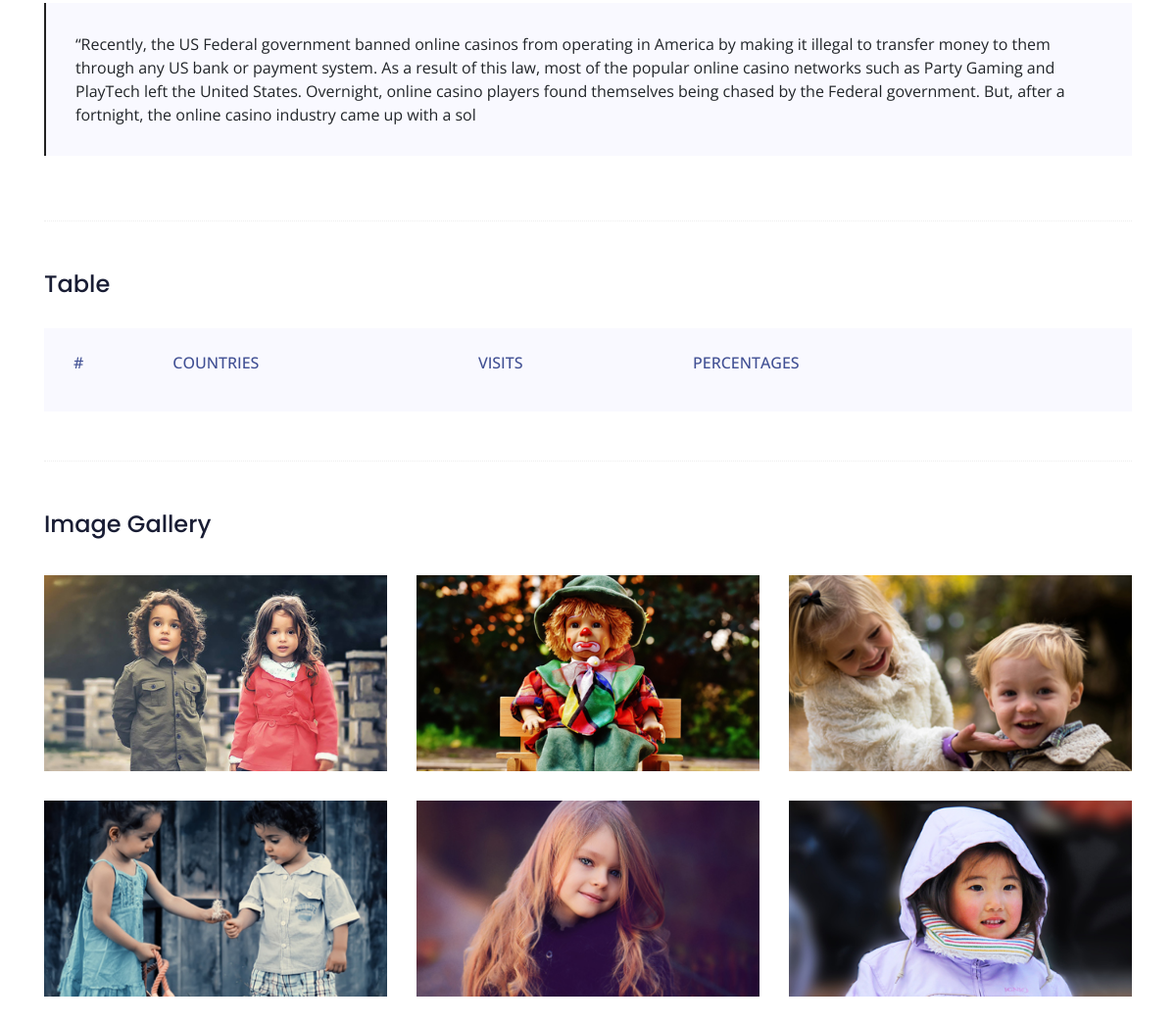
The page /elements/ (middle part) on the database as committed earlier.
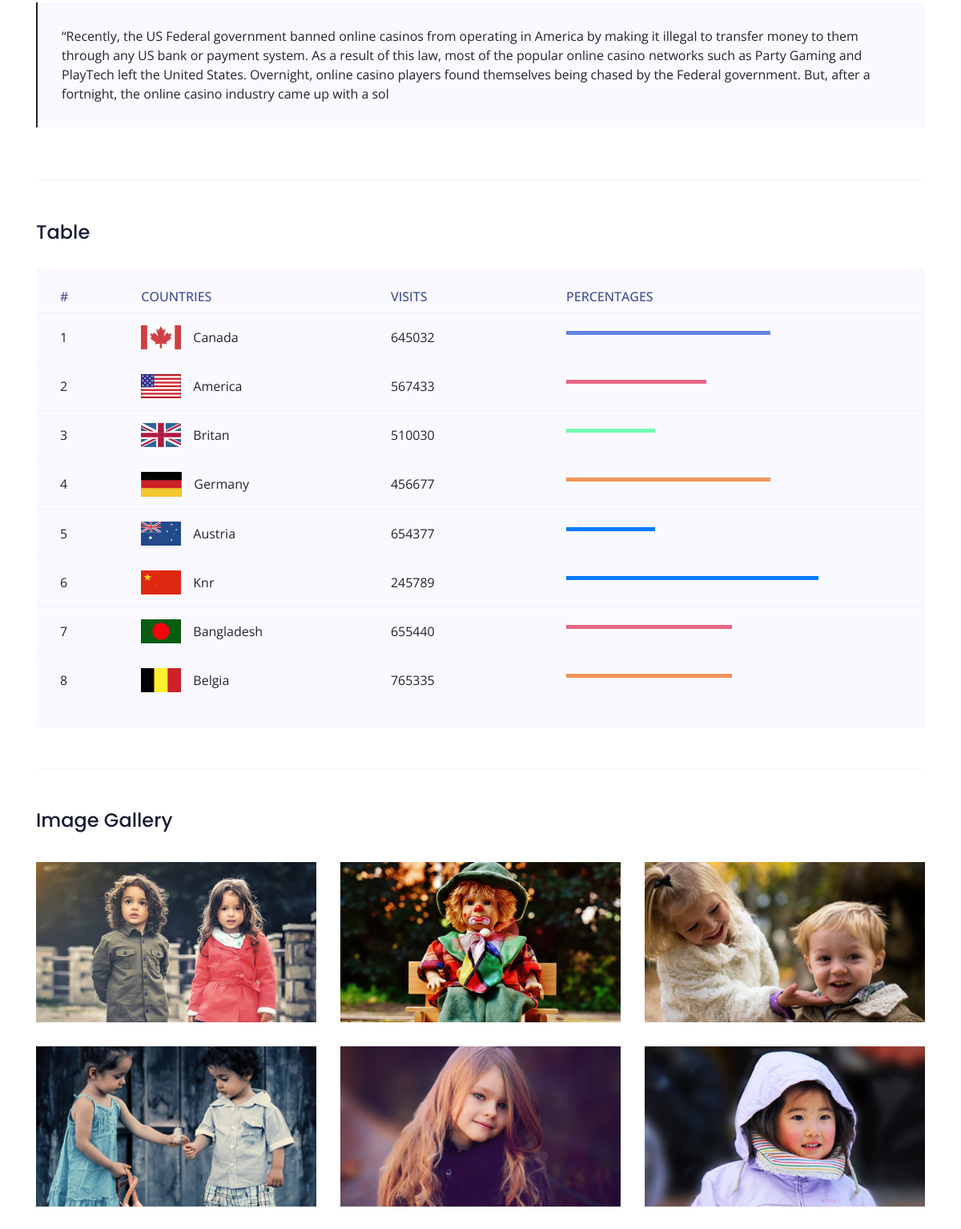
The same page on the database as committed later.
### corm/models.py (models this page shows)
class BlockQ(models.Model):
    name = models.CharField(
        max_length=24,
        verbose_name='Заголовок',
        null=False
    )
    descr = models.CharField(
        max_length=512,
        verbose_name='описание',
        null=False,
    )
    category = models.ForeignKey(
        'Category',
        on_delete=models.CASCADE,
        verbose_name='категория'
    )
    class Meta:
        db_table = 'corm_blockq'
        verbose_name = 'blockq'
        verbose_name_plural = 'blockq'

class Gallery(models.Model):
    category = models.ForeignKey(
        'Category',
        on_delete=models.CASCADE,
        verbose_name='категория'
    )
    image = models.ImageField(
        verbose_name='картинка',
        upload_to='elements/'
    )
    class Meta:
        db_table = 'corm_gallery'
        verbose_name = 'gallery'
        verbose_name_plural = 'gallery'

class Countries(models.Model):
    category = models.ForeignKey(
        'Category',
        on_delete=models.CASCADE,
        verbose_name='категория'
    )
    number = models.IntegerField(
        null=False,
        verbose_name='номер'
    )
    image = models.ImageField(
        verbose_name='картинка',
        upload_to='elements/'
    )
    name = models.CharField(
        max_length=24,
        verbose_name='флаг',
        null=False
    )
    visits = models.IntegerField(
        null=False,
        verbose_name='номер-посешений'
    )
    perc = models.IntegerField(
        null=False,
        verbose_name='посешения'
    )
    color = models.IntegerField(
        null=True,
        verbose_name='цвет'
    )
    class Meta:
        db_table = 'corm_countries'
        verbose_name = 'country'
        verbose_name_plural = 'countries'

### corm/views.py (the view, shortened to what this page needs)
# urls.py: path('elements/', PagesTemplateView.as_view(), name='elements'),
class PagesTemplateView(BaseMixin, TemplateView):
    template_name = 'main/elements.html'
    def get_context_data(self, **kwargs):
        context = super(PagesTemplateView, self).get_context_data()
        context['gallery'] = Gallery.objects.all()
        context['texts'] = Text.objects.all()
        context['ret'] = Right.objects.all()
        context['left'] = Left.objects.all()
        context['descr'] = Descr.objects.all()
        context['block'] = BlockQ.objects.all()
        context['count'] = Countries.objects.all()
        context.update(self.context)
        return context

### templates/main/elements.html (shortened to what this page needs)
{% load static %}
<!doctype html>
<html class="no-js" lang="zxx">
<head>
	<link rel="stylesheet" href="{% static 'css/bootstrap.min.css' %}">
	<link rel="stylesheet" href="{% static 'css/owl.carousel.min.css' %}">
	<link rel="stylesheet" href="{% static 'css/magnific-popup.css' %}">
	<link rel="stylesheet" href="{% static 'css/font-awesome.min.css' %}">
	<link rel="stylesheet" href="{% static 'css/themify-icons.css' %}">
	<link rel="stylesheet" href="{% static 'css/nice-select.css' %}">
	<link rel="stylesheet" href="{% static 'css/flaticon.css' %}">
	<link rel="stylesheet" href="{% static 'css/gijgo.css' %}">
	<link rel="stylesheet" href="{% static 'css/animate.css' %}">
	<link rel="stylesheet" href="{% static 'css/slicknav.css' %}">
	<link rel="stylesheet" href="{% static 'css/style.css' %}">
</head>
<body>
	<div class="whole-wrap">
		<div class="container box_1170">
			<div class="section-top-border">
				{% for i in block %}
				<div class="row">
					<div class="col-lg-12">
						<blockquote class="generic-blockquote">
							{{ i.descr }}
						</blockquote>
					</div>
				</div>
				{% endfor %}
			</div>
			<div class="section-top-border">
				<h3 class="mb-30">Table</h3>
				<div class="progress-table-wrap">
					<div class="progress-table">
						<div class="table-head">
							<div class="serial">#</div>
							<div class="country">Countries</div>
							<div class="visit">Visits</div>
							<div class="percentage">Percentages</div>
						</div>
						{% for i in count %}
						<div class="table-row">
							<div class="serial">{{ i.number }}</div>
							<div class="country"> <img src="{{ i.image.url }}" alt="flag">{{ i.name }}</div>
							<div class="visit">{{ i.visits }}</div>
							<div class="percentage">
								<div class="progress">
									<div class="progress-bar color-{{ i.color }}" role="progressbar" style="width: {{ i.perc }}%"
										aria-valuenow="{{ i.perc }}" aria-valuemin="0" aria-valuemax="100"></div>
								</div>
							</div>
						</div>
						{% endfor %}
					</div>
				</div>
			</div>
			<div class="section-top-border">
				<h3>Image Gallery</h3>
				<div class="row gallery-item">
					{% for gal in gallery %}
					<div class="col-md-4">
						<a href="{{ gal.image.url }}" class="img-pop-up">
							<div class="single-gallery-image" style="background: url('{{ gal.image.url }}');"></div>
						</a>
					</div>
					{% endfor %}
				</div>
			</div>
		</div>
	</div>
</body>
</html>

Rows that differ between the two databases and show on the page:
added Countries: number "1", image (picture), name "Canada", visits "645032", color 1 (drawn)
added Countries: number "2", image (picture), name "America", visits "567433", color 2 (drawn)
added Countries: number "3", image (picture), name "Britan", visits "510030", color 4 (drawn)
added Countries: number "4", image (picture), name "Germany", visits "456677", color 3 (drawn)
added Countries: number "5", image (picture), name "Austria", visits "654377", color -1 (drawn)
added Countries: number "6", image (picture), name "Knr", visits "245789", color -5 (drawn)
added Countries: number "7", image (picture), name "Bangladesh", visits "655440", color 2 (drawn)
added Countries: number "8", image (picture), name "Belgia", visits "765335", color 3 (drawn)
